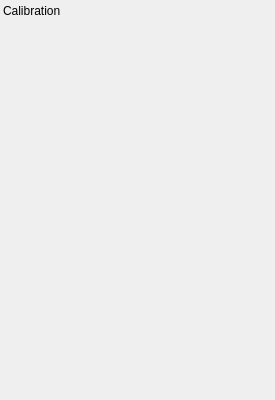
<ui version="4.0" >
 <class>CalibTab</class>
 <widget class="QWidget" name="CalibTab" >
  <property name="geometry" >
   <rect>
    <x>0</x>
    <y>0</y>
    <width>275</width>
    <height>400</height>
   </rect>
  </property>
  <property name="maximumSize" >
   <size>
    <width>275</width>
    <height>16777215</height>
   </size>
  </property>
  <property name="windowTitle" >
   <string>PlotMS Calib Tab</string>
  </property>
  <widget class="QLabel" name="calibLabel" >
   <property name="geometry" >
    <rect>
     <x>3</x>
     <y>3</y>
     <width>269</width>
     <height>17</height>
    </rect>
   </property>
   <property name="text" >
    <string>Calibration</string>
   </property>
   <property name="textFormat" >
    <enum>Qt::RichText</enum>
   </property>
  </widget>
  <widget class="QFrame" name="calibFrame" >
   <property name="geometry" >
    <rect>
     <x>3</x>
     <y>23</y>
     <width>269</width>
     <height>261</height>
    </rect>
   </property>
   <property name="sizePolicy" >
    <sizepolicy vsizetype="MinimumExpanding" hsizetype="Preferred" >
     <horstretch>0</horstretch>
     <verstretch>0</verstretch>
    </sizepolicy>
   </property>
   <property name="frameShape" >
    <enum>QFrame::NoFrame</enum>
   </property>
   <property name="frameShadow" >
    <enum>QFrame::Raised</enum>
   </property>
  </widget>
 </widget>
 <resources/>
 <connections/>
</ui>
